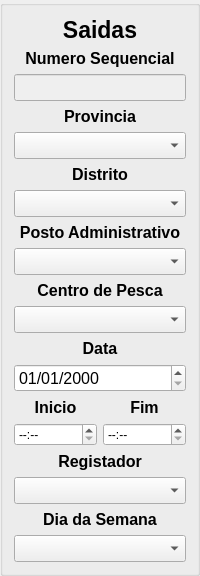
    <widget class="QGroupBox" name="GBSaida">
     <property name="sizePolicy">
      <sizepolicy hsizetype="Fixed" vsizetype="Preferred">
       <horstretch>0</horstretch>
       <verstretch>0</verstretch>
      </sizepolicy>
     </property>
     <property name="title">
      <string/>
     </property>
     <layout class="QGridLayout" name="gridLayout_2">
      <item row="10" column="0" colspan="2">
       <widget class="QComboBox" name="CBCentroPesca">
        <property name="font">
         <font>
          <pointsize>12</pointsize>
         </font>
        </property>
       </widget>
      </item>
      <item row="13" column="0">
       <widget class="QLabel" name="label_2">
        <property name="font">
         <font>
          <pointsize>12</pointsize>
          <weight>75</weight>
          <bold>true</bold>
         </font>
        </property>
        <property name="text">
         <string>Inicio</string>
        </property>
        <property name="alignment">
         <set>Qt::AlignCenter</set>
        </property>
       </widget>
      </item>
      <item row="13" column="1">
       <widget class="QLabel" name="label_3">
        <property name="font">
         <font>
          <pointsize>12</pointsize>
          <weight>75</weight>
          <bold>true</bold>
         </font>
        </property>
        <property name="text">
         <string>Fim</string>
        </property>
        <property name="alignment">
         <set>Qt::AlignCenter</set>
        </property>
       </widget>
      </item>
      <item row="14" column="0">
       <widget class="QTimeEdit" name="TEInicioAmost">
        <property name="specialValueText">
         <string>--:--</string>
        </property>
       </widget>
      </item>
      <item row="14" column="1">
       <widget class="QTimeEdit" name="TEFimAmost">
        <property name="specialValueText">
         <string>--:--</string>
        </property>
       </widget>
      </item>
      <item row="16" column="0" colspan="2">
       <widget class="QComboBox" name="CBRegistadores">
        <property name="font">
         <font>
          <pointsize>12</pointsize>
         </font>
        </property>
       </widget>
      </item>
      <item row="17" column="0" colspan="2">
       <widget class="QLabel" name="label_31">
        <property name="font">
         <font>
          <pointsize>12</pointsize>
          <weight>75</weight>
          <bold>true</bold>
         </font>
        </property>
        <property name="text">
         <string>Dia da Semana</string>
        </property>
        <property name="alignment">
         <set>Qt::AlignCenter</set>
        </property>
       </widget>
      </item>
      <item row="18" column="0" colspan="2">
       <widget class="QComboBox" name="CBDiaSemana">
        <property name="font">
         <font>
          <pointsize>12</pointsize>
         </font>
        </property>
       </widget>
      </item>
      <item row="4" column="0" colspan="2">
       <widget class="QComboBox" name="CBProvincia">
        <property name="font">
         <font>
          <pointsize>12</pointsize>
         </font>
        </property>
       </widget>
      </item>
      <item row="6" column="0" colspan="2">
       <widget class="QComboBox" name="CBDistrito">
        <property name="font">
         <font>
          <pointsize>12</pointsize>
         </font>
        </property>
       </widget>
      </item>
      <item row="8" column="0" colspan="2">
       <widget class="QComboBox" name="CBPosto">
        <property name="font">
         <font>
          <pointsize>12</pointsize>
         </font>
        </property>
       </widget>
      </item>
      <item row="9" column="0" colspan="2">
       <widget class="QLabel" name="label">
        <property name="font">
         <font>
          <pointsize>12</pointsize>
          <weight>75</weight>
          <bold>true</bold>
         </font>
        </property>
        <property name="text">
         <string>Centro de Pesca</string>
        </property>
        <property name="alignment">
         <set>Qt::AlignCenter</set>
        </property>
       </widget>
      </item>
      <item row="1" column="0" colspan="2">
       <widget class="QLabel" name="label_12">
        <property name="font">
         <font>
          <pointsize>12</pointsize>
          <weight>75</weight>
          <bold>true</bold>
         </font>
        </property>
        <property name="text">
         <string>Numero Sequencial</string>
        </property>
        <property name="alignment">
         <set>Qt::AlignCenter</set>
        </property>
       </widget>
      </item>
      <item row="2" column="0" colspan="2">
       <widget class="QLineEdit" name="LEN_Sequencial">
        <property name="enabled">
         <bool>false</bool>
        </property>
        <property name="font">
         <font>
          <pointsize>12</pointsize>
         </font>
        </property>
       </widget>
      </item>
      <item row="3" column="0" colspan="2">
       <widget class="QLabel" name="label_6">
        <property name="font">
         <font>
          <pointsize>12</pointsize>
          <weight>75</weight>
          <bold>true</bold>
         </font>
        </property>
        <property name="text">
         <string>Provincia</string>
        </property>
        <property name="alignment">
         <set>Qt::AlignCenter</set>
        </property>
       </widget>
      </item>
      <item row="5" column="0" colspan="2">
       <widget class="QLabel" name="label_5">
        <property name="font">
         <font>
          <pointsize>12</pointsize>
          <weight>75</weight>
          <bold>true</bold>
         </font>
        </property>
        <property name="text">
         <string>Distrito</string>
        </property>
        <property name="alignment">
         <set>Qt::AlignCenter</set>
        </property>
       </widget>
      </item>
      <item row="7" column="0" colspan="2">
       <widget class="QLabel" name="label_4">
        <property name="font">
         <font>
          <pointsize>12</pointsize>
          <weight>75</weight>
          <bold>true</bold>
         </font>
        </property>
        <property name="text">
         <string>Posto Administrativo</string>
        </property>
        <property name="alignment">
         <set>Qt::AlignCenter</set>
        </property>
       </widget>
      </item>
      <item row="11" column="0" colspan="2">
       <widget class="QLabel" name="label_7">
        <property name="font">
         <font>
          <pointsize>12</pointsize>
          <weight>75</weight>
          <bold>true</bold>
         </font>
        </property>
        <property name="text">
         <string>Data</string>
        </property>
        <property name="alignment">
         <set>Qt::AlignCenter</set>
        </property>
       </widget>
      </item>
      <item row="0" column="0" colspan="2">
       <widget class="QLabel" name="label_9">
        <property name="font">
         <font>
          <pointsize>17</pointsize>
          <weight>75</weight>
          <bold>true</bold>
         </font>
        </property>
        <property name="text">
         <string>Saidas</string>
        </property>
        <property name="alignment">
         <set>Qt::AlignCenter</set>
        </property>
       </widget>
      </item>
      <item row="15" column="0" colspan="2">
       <widget class="QLabel" name="label_8">
        <property name="font">
         <font>
          <pointsize>12</pointsize>
          <weight>75</weight>
          <bold>true</bold>
         </font>
        </property>
        <property name="text">
         <string>Registador</string>
        </property>
        <property name="alignment">
         <set>Qt::AlignCenter</set>
        </property>
       </widget>
      </item>
      <item row="12" column="0" colspan="2">
       <widget class="QDateTimeEdit" name="DEDataAmost">
        <property name="font">
         <font>
          <pointsize>12</pointsize>
         </font>
        </property>
        <property name="specialValueText">
         <string>--/--/-----</string>
        </property>
        <property name="minimumDate">
         <date>
          <year>1800</year>
          <month>12</month>
          <day>31</day>
         </date>
        </property>
        <property name="displayFormat">
         <string>dd/MM/yyyy</string>
        </property>
       </widget>
      </item>
     </layout>
     <zorder>CBDistrito</zorder>
     <zorder>CBCentroPesca</zorder>
     <zorder>DEDataAmost</zorder>
     <zorder>label_2</zorder>
     <zorder>label_3</zorder>
     <zorder>TEInicioAmost</zorder>
     <zorder>TEFimAmost</zorder>
     <zorder>label_8</zorder>
     <zorder>CBRegistadores</zorder>
     <zorder>label_31</zorder>
     <zorder>CBDiaSemana</zorder>
     <zorder>CBProvincia</zorder>
     <zorder>CBPosto</zorder>
     <zorder>label</zorder>
     <zorder>label_12</zorder>
     <zorder>LEN_Sequencial</zorder>
     <zorder>label_6</zorder>
     <zorder>label_5</zorder>
     <zorder>label_4</zorder>
     <zorder>label_7</zorder>
     <zorder>label_9</zorder>
    </widget>
